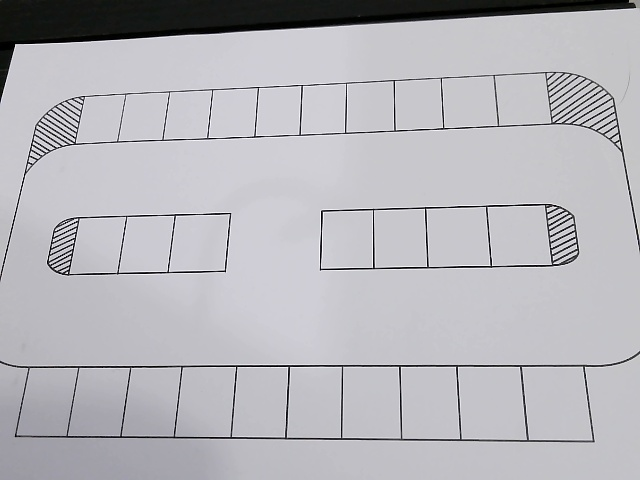
#> input picture ParkWise-Vision/baseline.jpg, 640 x 480 px
$ python auto_mark_zones.py --image ../baseline.jpg
#> lines starting #> are read from the running program, lines starting #| are printed output that depends on the picture; after the words box and inside, x2 and y2 are one past the last pixel; in counts of white or black regions, pixels touching at a corner belong together
"""
ParkWise - Automatic Zone Marking Tool
======================================

Captures a live camera frame, auto-detects rectangular parking spaces using
contour detection, and lets you fix missed/wrong spots manually before saving.

By default it ALWAYS does a fresh auto-detection (reliable). Camera-drift
re-alignment via ORB is OPT-IN with --realign (it can be slow/fragile, so it
is never on the default path).

USAGE  (run from anywhere - file paths are anchored to the ParkWise-Vision folder)
-----
    python auto_mark_zones.py                     # external camera, auto-detect
    python auto_mark_zones.py --camera 1          # different camera index
    python auto_mark_zones.py --image baseline.jpg# static image, no camera
    python auto_mark_zones.py --sensitivity high  # low / medium / high
    python auto_mark_zones.py --realign           # opt-in: re-align saved zones

CAPTURE phase (camera only)
    SPACE      : capture the current frame
    Q / ESC    : abort

REVIEW phase (after detection)
    S / ENTER  : save zones + baseline and exit
    E          : enter manual EDIT mode
    R          : retry detection with the next sensitivity preset
    Q / ESC    : quit without saving

EDIT phase (manual fix)
    Click zone : select it (turns red)
    X / Del    : delete the selected zone
    Click empty: place a corner (4 clicks = 1 new zone)
    Right-click: undo last corner / delete selected / delete last
    D          : clear ALL zones
    A          : back to review
    S / ENTER  : save and exit
    Q / ESC    : quit without saving
"""

import argparse
import json
import os
import sys
from datetime import datetime, timezone

import cv2
import numpy as np


# --------------------------------------------------------------------------
# Unicode-safe image IO (cv2.imread/imwrite fail on non-ASCII / Hebrew paths)
# --------------------------------------------------------------------------
def imread_unicode(path, flags=cv2.IMREAD_COLOR):
    try:
        data = np.fromfile(path, dtype=np.uint8)
    except OSError:
        return None
    if data.size == 0:
        return None
    return cv2.imdecode(data, flags)


# [6 lines left out: function imwrite_unicode, not called in this run]


# --------------------------------------------------------------------------
# Constants
# --------------------------------------------------------------------------
WINDOW_NAME = "ParkWise - Auto Zone Marking"

# Always read/write data in the ParkWise-Vision folder (parent of this dir),
# regardless of the current working directory.
DATA_DIR      = os.path.dirname(os.path.dirname(os.path.abspath(__file__)))
ZONES_FILE    = os.path.join(DATA_DIR, "zones.json")
BASELINE_FILE = os.path.join(DATA_DIR, "baseline.jpg")

# Colors (BGR)
COLOR_AUTO       = (0, 220, 100)    # green  - auto-detected
COLOR_MANUAL     = (0, 180, 255)    # orange - manually added
COLOR_ALIGNED    = (255, 200, 0)    # cyan   - re-aligned
COLOR_SELECTED   = (60, 60, 255)    # red    - selected for deletion
COLOR_PENDING_PT = (0, 165, 255)
COLOR_PENDING_LN = (0, 200, 255)
COLOR_FILL_ALPHA = 0.28
COLOR_STATUS_BG  = (30, 30, 30)
COLOR_STATUS_FG  = (230, 230, 230)
COLOR_HINT_FG    = (150, 220, 150)

FONT         = cv2.FONT_HERSHEY_SIMPLEX
HEADER_H     = 54
LABEL_SCALE  = 0.62
LABEL_THICK  = 2
POINT_RADIUS = 5
LINE_THICK   = 2
POINTS_PER_ZONE = 4

# Sensitivity presets: (min_area_ratio, max_area_ratio, approx_eps, asp_min, asp_max)
PRESETS = {
    "low":    (0.003, 0.06, 0.030, 1.1, 6.0),
    "medium": (0.001, 0.05, 0.025, 1.0, 7.0),
    "high":   (0.0005, 0.04, 0.020, 1.0, 8.0),
}
SENSITIVITY_CYCLE = ["low", "medium", "high"]


# --------------------------------------------------------------------------
# Camera capture
# --------------------------------------------------------------------------
# [38 lines left out: function live_capture_frame, not called in this run]


# --------------------------------------------------------------------------
# Auto-detection
# --------------------------------------------------------------------------
def detect_parking_spaces(frame, sensitivity="medium"):
    """Detect individual parking spaces (white cells enclosed by black lines)."""
    min_r, max_r, eps, asp_min, asp_max = PRESETS[sensitivity]
    ih, iw = frame.shape[:2]
    img_area = ih * iw

    gray = cv2.cvtColor(frame, cv2.COLOR_BGR2GRAY) if frame.ndim == 3 else frame.copy()
    blurred = cv2.GaussianBlur(gray, (3, 3), 0)
    binary = cv2.adaptiveThreshold(blurred, 255,
                                   cv2.ADAPTIVE_THRESH_GAUSSIAN_C,
                                   cv2.THRESH_BINARY_INV, 21, 4)
    binary = cv2.dilate(binary, np.ones((2, 2), np.uint8), iterations=1)

    contours, hierarchy = cv2.findContours(binary, cv2.RETR_CCOMP, cv2.CHAIN_APPROX_SIMPLE)
    if hierarchy is None or len(contours) == 0:
        return []
    hier = hierarchy[0]

    raw = []
    for i, cnt in enumerate(contours):
        if hier[i][3] < 0:                       # keep only holes (child contours)
            continue
        area = cv2.contourArea(cnt)
        if not (img_area * min_r <= area <= img_area * max_r):
            continue
        approx = cv2.approxPolyDP(cnt, eps * cv2.arcLength(cnt, True), True)
        if len(approx) != 4 or not cv2.isContourConvex(approx):
            continue
        x, y, w, h = cv2.boundingRect(approx)
        if min(w, h) == 0:
            continue
        if not (asp_min <= max(w, h) / min(w, h) <= asp_max):
            continue
        raw.append(approx.reshape(4, 2).tolist())

    # Deduplicate by centroid proximity
    deduped = []
    for pts in raw:
        cx = sum(p[0] for p in pts) / 4
        cy = sum(p[1] for p in pts) / 4
        if not any(abs(cx - sum(q[0] for q in z) / 4) < 8 and
                   abs(cy - sum(q[1] for q in z) / 4) < 8 for z in deduped):
            deduped.append(pts)
    if not deduped:
        return []

    # Order into rows robustly (handles slight tilt): cluster by Y gaps, sort X
    heights = [max(p[1] for p in pts) - min(p[1] for p in pts) for pts in deduped]
    median_h = sorted(heights)[len(heights) // 2] if heights else 30
    row_gap = max(median_h * 0.6, 15)

    by_y = sorted(deduped, key=lambda pts: sum(p[1] for p in pts) / 4)
    rows, current, prev_cy = [], [by_y[0]], sum(p[1] for p in by_y[0]) / 4
    for pts in by_y[1:]:
        cy = sum(p[1] for p in pts) / 4
        if cy - prev_cy > row_gap:
            rows.append(current)
            current = []
        current.append(pts)
        prev_cy = cy
    rows.append(current)

    ordered = []
    for row in rows:
        row.sort(key=lambda pts: sum(p[0] for p in pts) / 4)
        ordered.extend(row)

    return [{"id": "S%d" % (i + 1),
             "polygon": [[int(x), int(y)] for x, y in pts],
             "source": "auto"}
            for i, pts in enumerate(ordered)]


# --------------------------------------------------------------------------
# ORB re-alignment (opt-in via --realign)
# --------------------------------------------------------------------------
# [40 lines left out: function align_zones_to_frame, not called in this run]


# --------------------------------------------------------------------------
# Drawing
# --------------------------------------------------------------------------
def _centroid(poly):
    return (int(sum(p[0] for p in poly) / len(poly)),
            int(sum(p[1] for p in poly) / len(poly)))


def _label(img, text, center):
    (tw, th), _ = cv2.getTextSize(text, FONT, LABEL_SCALE, LABEL_THICK)
    org = (center[0] - tw // 2, center[1] + th // 2)
    cv2.putText(img, text, org, FONT, LABEL_SCALE, (0, 0, 0), LABEL_THICK + 2, cv2.LINE_AA)
    cv2.putText(img, text, org, FONT, LABEL_SCALE, (255, 255, 255), LABEL_THICK, cv2.LINE_AA)


def _header(canvas, line1, line2, bg=COLOR_STATUS_BG):
    w = canvas.shape[1]
    cv2.rectangle(canvas, (0, 0), (w, HEADER_H), bg, -1)
    cv2.line(canvas, (0, HEADER_H), (w, HEADER_H), (90, 90, 90), 1)
    cv2.putText(canvas, line1, (8, 21), FONT, 0.52, COLOR_STATUS_FG, 1, cv2.LINE_AA)
    cv2.putText(canvas, line2, (8, 44), FONT, 0.44, COLOR_HINT_FG, 1, cv2.LINE_AA)


def draw_review(base, zones, sensitivity, mode_label):
    canvas = base.copy()
    if zones:
        fill = canvas.copy()
        for z in zones:
            pts = np.array(z["polygon"], dtype=np.int32)
            col = COLOR_ALIGNED if z.get("source") == "aligned" else COLOR_AUTO
            cv2.fillPoly(fill, [pts], col)
        cv2.addWeighted(fill, COLOR_FILL_ALPHA, canvas, 1 - COLOR_FILL_ALPHA, 0, canvas)
        for z in zones:
            pts = np.array(z["polygon"], dtype=np.int32)
            col = COLOR_ALIGNED if z.get("source") == "aligned" else COLOR_AUTO
            cv2.polylines(canvas, [pts], True, col, 2, cv2.LINE_AA)
            _label(canvas, z["id"], _centroid(z["polygon"]))
        _header(canvas,
                "%s  -  %d zones  [sens=%s]" % (mode_label, len(zones), sensitivity),
                "S=save   E=edit manually   R=change sensitivity   Q=quit")
    else:
        _header(canvas,
                "NO ZONES DETECTED  [sens=%s]" % sensitivity,
                "R=try next sensitivity   E=edit manually   Q=quit",
                bg=(0, 40, 100))
    return canvas


# [118 lines left out: functions draw_edit, zone_at_point, renumber, delete_zone, mouse_callback, save_zones and 1 more, not called in this run]


# --------------------------------------------------------------------------
# Args + main
# --------------------------------------------------------------------------
def parse_args():
    p = argparse.ArgumentParser(description="ParkWise auto zone marking tool")
    src = p.add_mutually_exclusive_group()
    src.add_argument("--camera", type=int, default=0,
                     help="Webcam index (default 0 - external camera)")
    src.add_argument("--image", type=str, help="Static image instead of camera")
    p.add_argument("--lot-id", type=str, default="demo_lot_1")
    p.add_argument("--sensitivity", type=str, default="medium",
                   choices=["low", "medium", "high"])
    p.add_argument("--realign", action="store_true",
                   help="Opt-in: ORB re-align saved zones to the current frame")
    p.add_argument("--overwrite", action="store_true",
                   help="(kept for compatibility; default already re-detects)")
    return p.parse_args()


def main():
    args = parse_args()
    lot_id, sens = args.lot_id, args.sensitivity

    # Acquire frame
    if args.image:
        frame = imread_unicode(args.image)
#> in imread_unicode, returned value is the input picture: shape (480, 640, 3); mean B, G, R 186, 180.8, 181.6
        if frame is None:
            sys.exit("Error: cannot read image '%s'" % args.image)
        print("Loaded image: %s" % args.image)
    else:
        frame = live_capture_frame(args.camera)
        if frame is None:
            sys.exit("Error: no frame captured.")

    cv2.namedWindow(WINDOW_NAME)

    # Re-alignment is OPT-IN (default path is always fresh detection -> never hangs)
    if args.realign and os.path.exists(ZONES_FILE) and os.path.exists(BASELINE_FILE):
        print("Re-alignment mode (--realign).")
        saved_lot, saved_zones = load_existing(lot_id)
        lot_id = saved_lot
        baseline = imread_unicode(BASELINE_FILE)
        if baseline is not None and saved_zones:
            H, zones = align_zones_to_frame(baseline, frame, saved_zones)
            label = "RE-ALIGNED" if H is not None else "SAVED (no drift)"
        else:
            zones, label = saved_zones, "SAVED"
    else:
        print("Auto-detecting zones (sensitivity=%s)..." % sens)
        zones = detect_parking_spaces(frame, sens)
#> in detect_parking_spaces, `blurred = cv2.GaussianBlur(gray, (3, 3), 0)`:
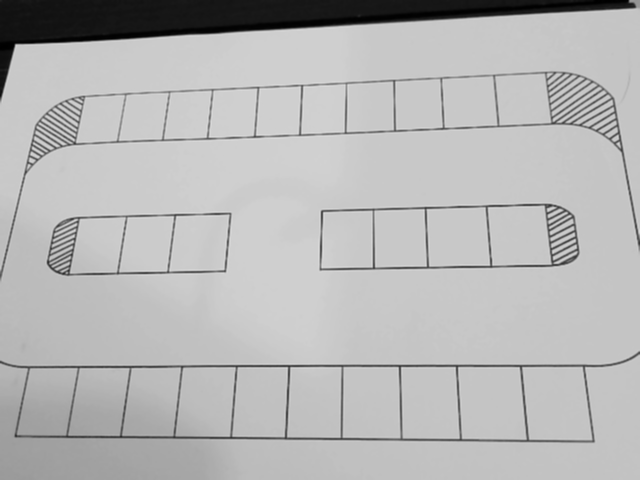
#> blurred: shape (480, 640); min 0, max 224, mean 181.6
#> in detect_parking_spaces, `binary = cv2.adaptiveThreshold(blurred, 255, cv2.ADAPTIVE_THRESH_GAUSS..`:
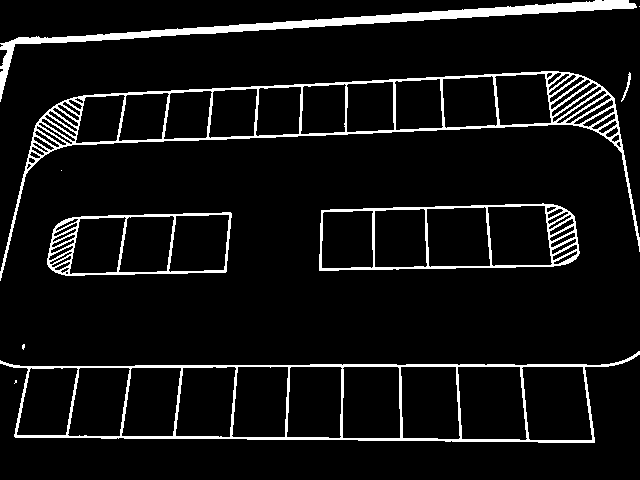
#> binary: shape (480, 640); 7.4% white; 10 white regions (4 under 20 px), largest, box (x1, y1, x2, y2) and area: (0, 71, 640, 281) 7223, (0, 351, 640, 443) 5461, (0, 0, 637, 102) 5154, (319, 203, 580, 271) 2646, (47, 212, 232, 276) 2006, (621, 72, 631, 102) 70
#> in detect_parking_spaces, `binary = cv2.dilate(binary, np.ones((2, 2), np.uint8), iterations=1)`:
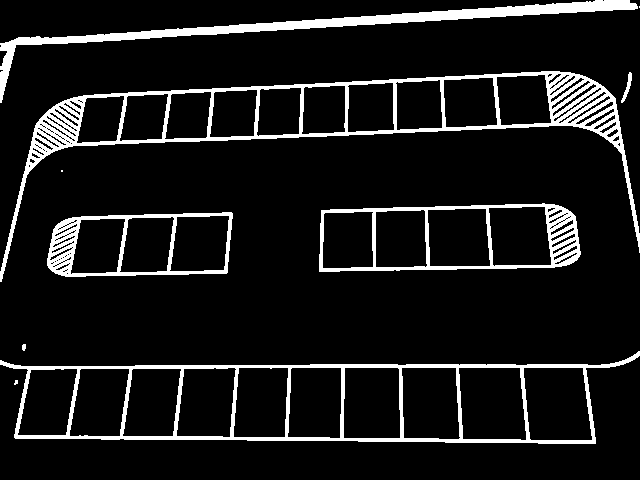
#> binary: shape (480, 640); 10% white; 10 white regions (3 under 20 px)
#> in detect_parking_spaces, `contours, hierarchy = cv2.findContours(binary, cv2.RETR_CCOMP, cv2.CHA..`: contours = 185 contours, 111 with area under 20; largest, box (x1, y1, x2, y2) and area: (0, 351, 640, 444) 43229, (0, 71, 640, 282) 31072, (319, 203, 581, 272) 15886, (47, 212, 233, 277) 10566, (0, 0, 638, 103) 5228
#> the loop in detect_parking_spaces, `for i, cnt in enumerate(contours):` made 185 passes
#> (area, approx, x, y, w, h) on passes 3 to 5: (3364, [[133, 368], [181, 369], [172, 436], [122, 435]], 122, 368, 60, 69), (3391, [[81, 368], [129, 369], [119, 436], [69, 435]], 69, 368, 61, 69), (3161.5, [[76, 368], [66, 434], [18, 435], [30, 370]], 18, 368, 59, 68)
#> after the loop in detect_parking_spaces, `for i, cnt in enumerate(contours):`: raw = 27 items
#> the loop in detect_parking_spaces, `for pts in raw:` made 27 passes
#> (pts, cx, cy) on passes 1 to 10: ([[133, 368], [181, 369], [172, 436], [122, 435]], 152, 402), ([[81, 368], [129, 369], [119, 436], [69, 435]], 99.5, 402), ([[76, 368], [66, 434], [18, 435], [30, 370]], 47.5, 401.8), ([[524, 367], [583, 368], [591, 440], [529, 438]], 556.8, 403.2), ([[459, 367], [520, 368], [525, 440], [462, 438]], 491.5, 403.2), ([[402, 367], [456, 368], [458, 439], [403, 437]], 429.8, 402.8), ([[345, 367], [399, 369], [399, 438], [343, 437]], 371.5, 402.8), ([[292, 367], [341, 368], [339, 438], [287, 436]], 314.8, 402.2), ([[239, 367], [288, 368], [284, 437], [233, 436]], 261, 402), ([[234, 367], [230, 436], [177, 436], [183, 369]], 206, 402)
#> in detect_parking_spaces, `heights = [max(p[1] for p in pts) - min(p[1] for p in pts) for pts in ..`: heights = 27 values, max 73 at index 3, min 48 at index 17, mean 59
#> in detect_parking_spaces, `median_h = sorted(heights)[len(heights) // 2] if heights else 30`: median_h = 57
#> in detect_parking_spaces, `row_gap = max(median_h * 0.6, 15)`: row_gap = 34.2
#> in detect_parking_spaces, `by_y = sorted(deduped, key=lambda pts: sum(p[1] for p in pts) / 4)`: by_y = 27 items
#> in detect_parking_spaces, `rows, current, prev_cy = [], [by_y[0]], sum(p[1] for p in by_y[0]) / 4`: rows = []; current = [[[544, 74], [551, 122], [501, 125], [496, 77]]]; prev_cy = 99.5
#> the loop in detect_parking_spaces, `for pts in by_y[1:]:` made 26 passes
#> (pts, cy, prev_cy) on passes 1 to 10: ([[492, 77], [497, 124], [446, 127], [443, 80]], 102, 102), ([[439, 79], [442, 127], [397, 130], [395, 83]], 104.8, 104.8), ([[392, 82], [394, 129], [348, 132], [347, 86]], 107.2, 107.2), ([[344, 85], [345, 131], [302, 134], [303, 88]], 109.5, 109.5), ([[300, 87], [299, 133], [258, 136], [259, 90]], 111.5, 111.5), ([[256, 89], [254, 135], [210, 137], [213, 93]], 113.5, 113.5), ([[210, 91], [207, 136], [165, 139], [170, 95]], 115.2, 115.2), ([[167, 93], [162, 138], [120, 141], [126, 97]], 117.2, 117.2), ([[123, 95], [117, 139], [77, 143], [85, 99]], 119, 119), ([[544, 206], [551, 264], [494, 266], [488, 208]], 236, 236)
#> after the loop in detect_parking_spaces, `for pts in by_y[1:]:`: rows = 2 items
#> the loop in detect_parking_spaces, `for row in rows:` made 3 passes
#> after the loop in detect_parking_spaces, `for row in rows:`: ordered = 27 items
#> zones = 27 items
        print("Detected %d zones." % len(zones))
#| Detected 27 zones.
        label = "AUTO-DETECTED"

    st = {"zones": zones, "pending": [], "next_index": len(zones) + 1, "selected": None}
    mode = "review"

    while True:
        if mode == "review":
            cv2.imshow(WINDOW_NAME, draw_review(frame, st["zones"], sens, label))
#> the loop in draw_review, `for z in zones:` made 27 passes
#> pts on passes 1 to 12: [[123, 95], [117, 139], [77, 143], [85, 99]], [[167, 93], [162, 138], [120, 141], [126, 97]], [[210, 91], [207, 136], [165, 139], [170, 95]], [[256, 89], [254, 135], [210, 137], [213, 93]], [[300, 87], [299, 133], [258, 136], [259, 90]], [[344, 85], [345, 131], [302, 134], [303, 88]], [[392, 82], [394, 129], [348, 132], [347, 86]], [[439, 79], [442, 127], [397, 130], [395, 83]], [[492, 77], [497, 124], [446, 127], [443, 80]], [[544, 74], [551, 122], [501, 125], [496, 77]], [[124, 218], [117, 271], [71, 274], [80, 220]], [[172, 216], [167, 270], [120, 272], [127, 220]]
#> after the loop in draw_review, `for z in zones:`:
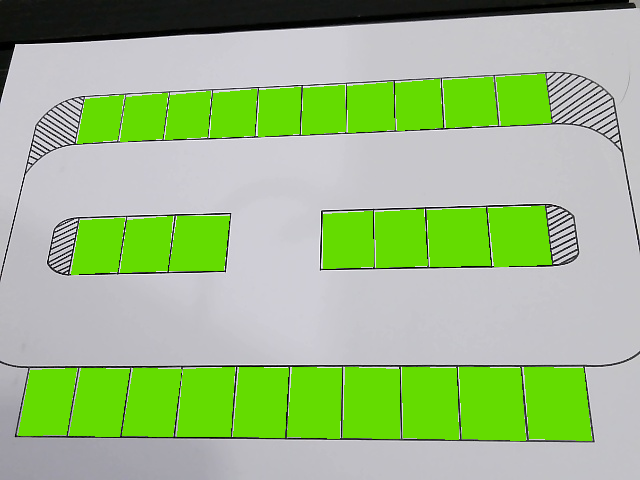
#> fill: shape (480, 640, 3); mean B, G, R 134.3, 187.4, 157
#> in draw_review, `cv2.addWeighted(fill, COLOR_FILL_ALPHA, canvas, 1 - COLOR_FILL_ALPHA, ..`:
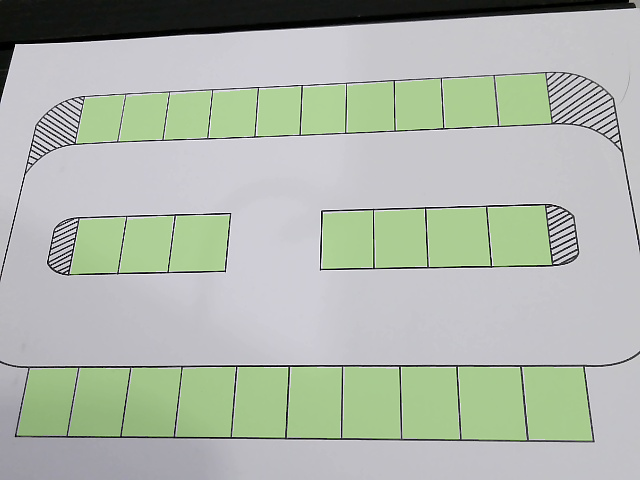
#> canvas: shape (480, 640, 3); mean B, G, R 171.6, 182.7, 174.7
#> the loop in draw_review, `for z in zones:` made 27 passes
#> pts on passes 1 to 10: [[123, 95], [117, 139], [77, 143], [85, 99]], [[167, 93], [162, 138], [120, 141], [126, 97]], [[210, 91], [207, 136], [165, 139], [170, 95]], [[256, 89], [254, 135], [210, 137], [213, 93]], [[300, 87], [299, 133], [258, 136], [259, 90]], [[344, 85], [345, 131], [302, 134], [303, 88]], [[392, 82], [394, 129], [348, 132], [347, 86]], [[439, 79], [442, 127], [397, 130], [395, 83]], [[492, 77], [497, 124], [446, 127], [443, 80]], [[544, 74], [551, 122], [501, 125], [496, 77]]
#> after the loop in draw_review, `for z in zones:`:
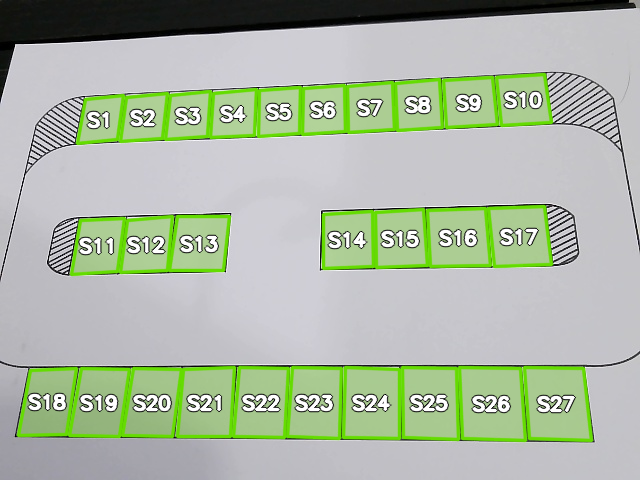
#> canvas: shape (480, 640, 3); 13.85% of pixels changed, all inside (x1, y1, x2, y2) = (16, 72, 594, 443)
#> in _header, `cv2.putText(canvas, line2, (8, 44), FONT, 0.44, COLOR_HINT_FG, 1, cv2...`:
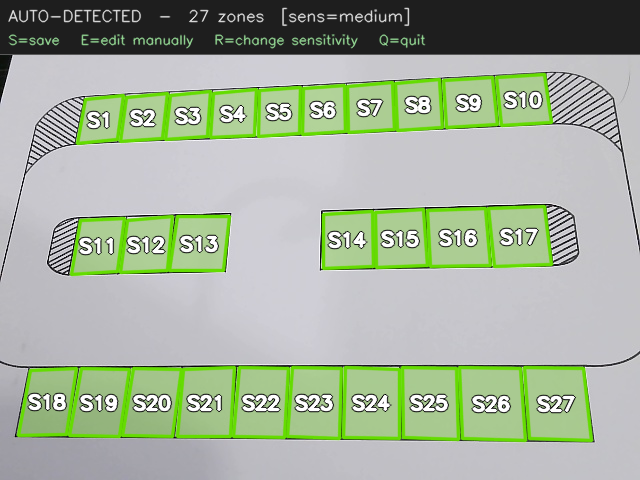
#> canvas: shape (480, 640, 3); mean B, G, R 155.8, 176.3, 163.4
            key = cv2.waitKey(0) & 0xFF
#> (key q is pressed here)
            if key in (ord('s'), 13) and st["zones"]:
                save_zones(st["zones"], frame, lot_id)
                break
            elif key == ord('e'):
                mode = "edit"
                st["selected"], st["pending"] = None, []
                cv2.setMouseCallback(WINDOW_NAME, mouse_callback, st)
                print("Entering manual edit mode.")
            elif key == ord('r'):
                sens = SENSITIVITY_CYCLE[(SENSITIVITY_CYCLE.index(sens) + 1) % 3]
                print("Retrying with sensitivity=%s ..." % sens)
                zones = detect_parking_spaces(frame, sens)
                st = {"zones": zones, "pending": [], "next_index": len(zones) + 1, "selected": None}
                label = "AUTO-DETECTED"
                print("Detected %d zones." % len(zones))
            elif key in (ord('q'), 27):
                print("Exited without saving.")
                break

        elif mode == "edit":
            cv2.imshow(WINDOW_NAME, draw_edit(frame, st))
            key = cv2.waitKey(20) & 0xFF
            if key in (ord('s'), 13) and st["zones"]:
                save_zones(st["zones"], frame, lot_id)
                break
            elif key in (ord('x'), 127, 8):
                if st.get("selected") is not None:
                    delete_zone(st, st["selected"])
                else:
                    print("No zone selected. Click a zone first.")
            elif key == ord('d'):
                st["zones"].clear(); st["pending"].clear()
                st["selected"], st["next_index"] = None, 1
                print("Cleared all zones.")
            elif key == ord('a'):
                mode = "review"
                st["selected"], st["pending"] = None, []
            elif key in (ord('q'), 27):
                ans = input("Quit without saving? %d zone(s) lost. (y/N): "
                            % len(st["zones"])).strip().lower()
                if ans == "y":
                    print("Exited without saving.")
                    break

    cv2.destroyAllWindows()
    return 0


if __name__ == "__main__":
    sys.exit(main())
#> (the program exits here)
